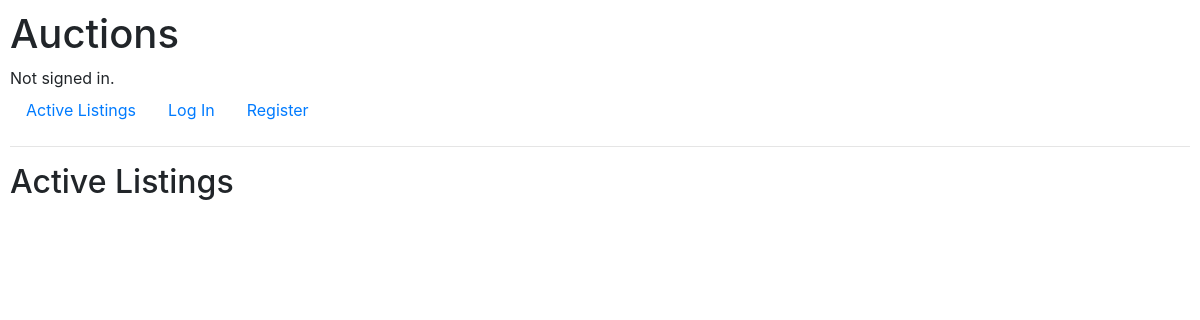
Before: / with the older database file.
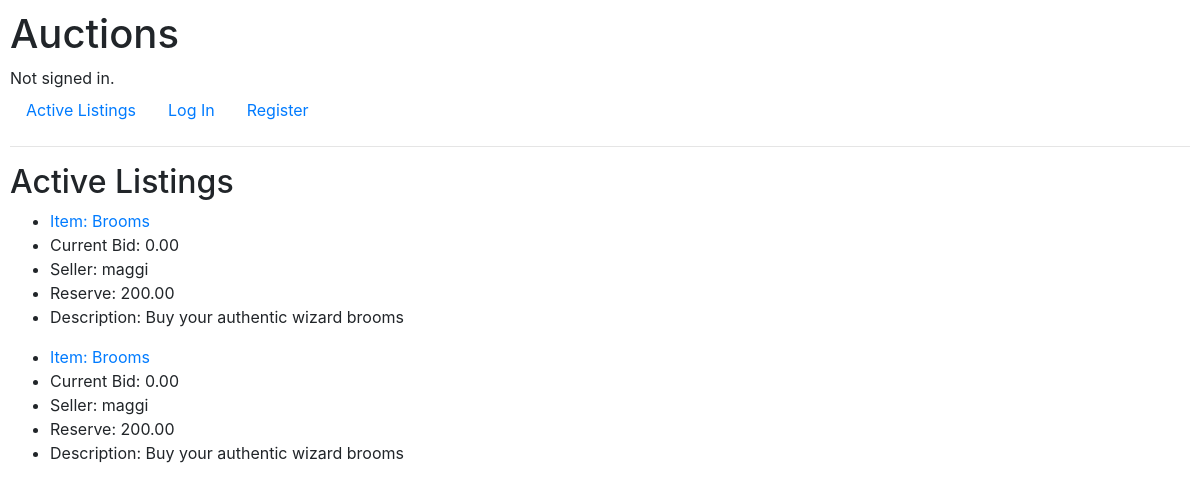
After: the same page with the newer database file.
### auctions/models.py (models this page shows, shortened)
class AuctionListing(models.Model):
    title = models.CharField(max_length=100)
    description = models.TextField()
    current_bid = models.DecimalField(max_digits=10, decimal_places=2, default='0.0')
    reserve = models.DecimalField(max_digits=10, decimal_places=2)
    seller = models.ForeignKey(User, on_delete=models.CASCADE)
    item_image = models.URLField(blank=True, null=True)
    close_time = models.DateTimeField()
    category = models.ForeignKey(Category, on_delete=models.CASCADE, blank=True, null=True)
    is_active = models.BooleanField()

class User(AbstractUser):
    pass

### auctions/views.py (the view)
# urls.py: path("", views.index, name="index"),
def index(request):
    active_listings = AuctionListing.objects.all()
    context = {'active_listings': active_listings}
    return render(request, "auctions/index.html", context)

### auctions/templates/auctions/index.html
{% extends "auctions/layout.html" %}
{% block body %}
    <h2>Active Listings</h2>
    {% for listing in active_listings %}
        <ul>
            <li><a href="{% url "listing" listing.id %}">Item: {{ listing.title }}</a></li>
            <li>Current Bid: {{ listing.current_bid}}</li>
            <li>Seller: {{ listing.seller}}</li>
            <li>Reserve: {{ listing.reserve}}</li>
            <li>Description: {{ listing.description}}</li>
        </ul>
    {% endfor %}
{% endblock %}

### auctions/templates/auctions/layout.html (shortened to what this page needs)
{% load static %}
<!DOCTYPE html>
<html lang="en">
    <head>
        <link rel="stylesheet" href="https://stackpath.bootstrapcdn.com/bootstrap/4.4.1/css/bootstrap.min.css">
        <link href="{% static 'auctions/styles.css' %}" rel="stylesheet">
    </head>
    <body>
        <h1>Auctions</h1>
        <div>
            {% if user.is_authenticated %}
                Signed in as <strong>{{ user.username }}</strong>.
            {% else %}
                Not signed in.
            {% endif %}
        </div>
        <ul class="nav">
            <li class="nav-item">
                <a class="nav-link" href="{% url 'index' %}">Active Listings</a>
            </li>
            {% if user.is_authenticated %}
                <li class="nav-item">
                    <a class="nav-link" href="{% url 'logout' %}">Log Out</a>
                </li>
                <li class="nav-item">
                    <a class="nav-link" href="{% url 'create' %}">Create Listing</a>
                </li>
                <li class="nav-item">
                    <a class="nav-link" href="{% url 'watchlist' %}">Watchlist</a>
                </li>
            {% else %}
                <li class="nav-item">
                    <a class="nav-link" href="{% url 'login' %}">Log In</a>
                </li>
                <li class="nav-item">
                    <a class="nav-link" href="{% url 'register' %}">Register</a>
                </li>
            {% endif %}
        </ul>
        <hr>
        {% block body %}
        {% endblock %}
    </body>
</html>

### auctions/static/auctions/styles.css (style rules this page uses)
body { padding: 10px; }

Changed rows visible on the page:
added AuctionListing: title "Brooms", current_bid "0.00", seller "maggi", reserve "200.00", description "Buy your authentic wizard brooms"
added AuctionListing: title "Brooms", current_bid "0.00", seller "maggi", reserve "200.00", description "Buy your authentic wizard brooms"
